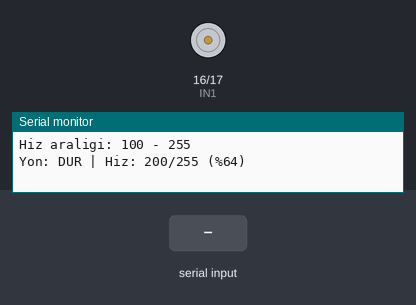
Bench run of a program on a simulated ESP32. Parts: motor-driver pin pairs drawn as motors (green arrow = first pin HIGH = forward, orange = second pin HIGH = backward, longer = more drive, scaled by the enable pin), the last lines printed to the serial monitor. Inputs (shaded band) come from the test bench.

Above: at 1.2 s.
1.3 s: "i" received over Serial
At 2.6 s:
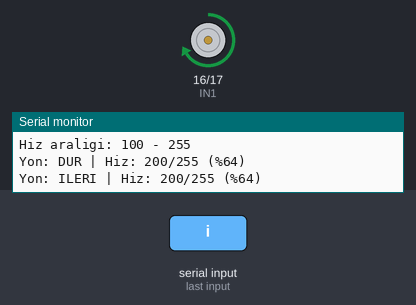
2.9 s: "g" received over Serial
At 4.0 s:
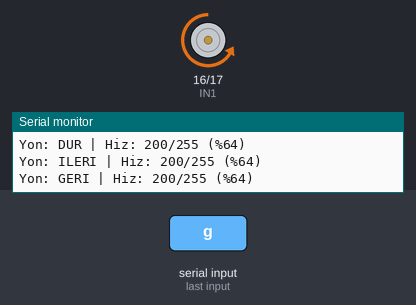
4.8 s: "-" received over Serial
At 5.7 s:
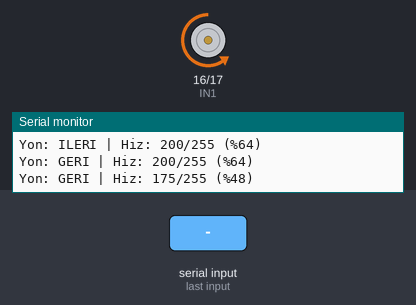
6.3 s: "i" received over Serial
At 6.67 s:
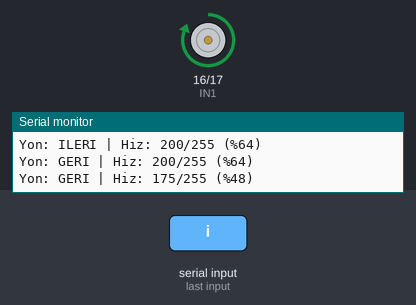
8.2 s: "d" received over Serial
At 9.5 s:
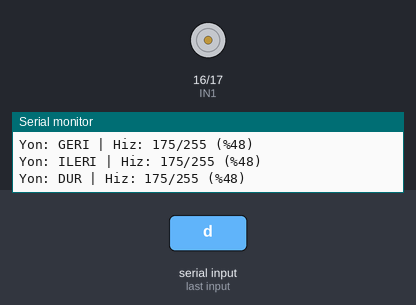
Timing chart, 0 to 10.7 s (numbered marks = the images above; inputs shaded):
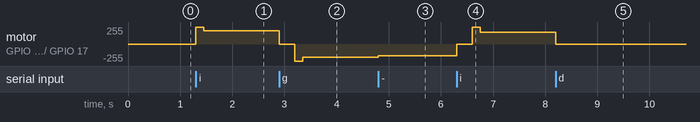

Measured:
- after the input at 1.3 s, motor on GPIO 16 (IN1) / GPIO 17 (IN2): stopped → forward 255/255 at once, → forward 200/255 0.15 s later
- after the input at 2.9 s, motor on GPIO 16 (IN1) / GPIO 17 (IN2): forward 200/255 → stopped at once, → backward 255/255 0.30 s later, → backward 200/255 0.15 s later
- after the input at 4.8 s, motor on GPIO 16 (IN1) / GPIO 17 (IN2): backward 200/255 → backward 175/255 at once
- after the input at 6.3 s, motor on GPIO 16 (IN1) / GPIO 17 (IN2): backward 175/255 → stopped at once, → forward 255/255 0.30 s later, → forward 175/255 0.15 s later
- after the input at 8.2 s, motor on GPIO 16 (IN1) / GPIO 17 (IN2): forward 175/255 → stopped at once

The program:

main.cpp
```cpp
#include <Arduino.h>

// =====================================================
//  01 - DC Motor + L298N (H köprüsü) - ESP32
//  Serial Monitor komutları (115200 baud):
//    i = ileri   g = geri   d = dur
//    + = hızlan  - = yavaşla
// =====================================================

// ---------- Pinler ----------
const int ENA = 22;   // Hız (PWM)
const int IN1 = 16;   // Yön pini 1
const int IN2 = 17;   // Yön pini 2

// ---------- Hız ayarları ----------
const int MIN_HIZ  = 100;  // Bunun altında motor dönmüyor, sadece akım çekiyordu
const int MAX_HIZ  = 255;  // Tam hız
const int HIZ_ADIM = 25;   // + / - ile değişim miktarı
const int KALKIS_MS = 150; // Duruştan kalkarken tam güç verilen süre

int  hiz = 200;       // Başlangıç hızı (MIN_HIZ..MAX_HIZ)
char yon = 'd';       // 'i' = ileri, 'g' = geri, 'd' = dur

// Yön ve hızı L298N'ye uygular
void motorUygula() {
  if (yon == 'i') {            // İleri: IN1=1, IN2=0
    digitalWrite(IN1, HIGH);
    digitalWrite(IN2, LOW);
  } else if (yon == 'g') {     // Geri: IN1=0, IN2=1
    digitalWrite(IN1, LOW);
    digitalWrite(IN2, HIGH);
  } else {                     // Dur: ikisi de 0
    digitalWrite(IN1, LOW);
    digitalWrite(IN2, LOW);
  }
  analogWrite(ENA, (yon == 'd') ? 0 : hiz);
}

// Duruştan harekete geçerken kısa bir tam güç "itmesi" verir.
// Düşük hızlarda motorun ilk sürtünmeyi yenip dönmeye başlamasını sağlar.
void kalkisTakviyesi() {
  analogWrite(ENA, MAX_HIZ);
  delay(KALKIS_MS);
}

void durumYaz() {
  const char* ad = (yon == 'i') ? "ILERI" : (yon == 'g') ? "GERI" : "DUR";
  int yuzde = map(hiz, MIN_HIZ, MAX_HIZ, 0, 100);   // Kullanılabilir aralıkta %
  Serial.printf("Yon: %s | Hiz: %d/255 (%%%d)\n", ad, hiz, yuzde);
}

void setup() {
  Serial.begin(115200);
  pinMode(IN1, OUTPUT);
  pinMode(IN2, OUTPUT);
  pinMode(ENA, OUTPUT);
  motorUygula();               // Açılışta motor kesinlikle dursun

  Serial.println();
  Serial.println("=== DC Motor Testi ===");
  Serial.println("i = ileri, g = geri, d = dur, + = hizlan, - = yavasla");
  Serial.printf("Hiz araligi: %d - %d\n", MIN_HIZ, MAX_HIZ);
  durumYaz();
}

void loop() {
  if (!Serial.available()) return;   // Komut yoksa bekle
  char c = Serial.read();

  switch (c) {
    case 'i':
    case 'g': {
      if (yon == c) break;           // Zaten o yönde dönüyor
      // Dönerken ters yöne geçiliyorsa önce kısa bir duruş:
      // motoru ve sürücüyü ani yön değişiminden korur
      if (yon != 'd') {
        yon = 'd';
        motorUygula();
        delay(300);
      }
      yon = c;
      motorUygula();                 // Yön pinlerini ayarla
      kalkisTakviyesi();             // Kısa tam güç itmesi
      break;
    }
    case 'd':
      yon = 'd';
      break;
    case '+':
      hiz = min(MAX_HIZ, hiz + HIZ_ADIM);
      if (hiz == MAX_HIZ) Serial.println("(Maksimum hiz)");
      break;
    case '-':
      hiz = max(MIN_HIZ, hiz - HIZ_ADIM);
      if (hiz == MIN_HIZ) Serial.println("(Minimum hiz - daha asagisinda motor donmuyor)");
      break;
    default:
      return;                        // Enter vb. karakterleri yok say
  }
  motorUygula();
  durumYaz();
}
```
